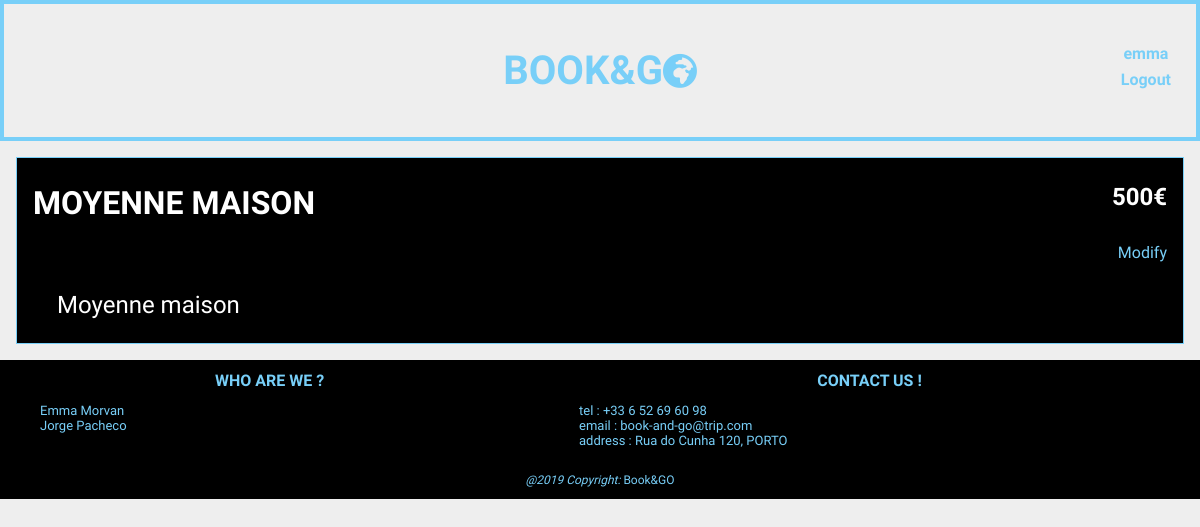
Page /user/owner.php (signed in) on the earlier database version.
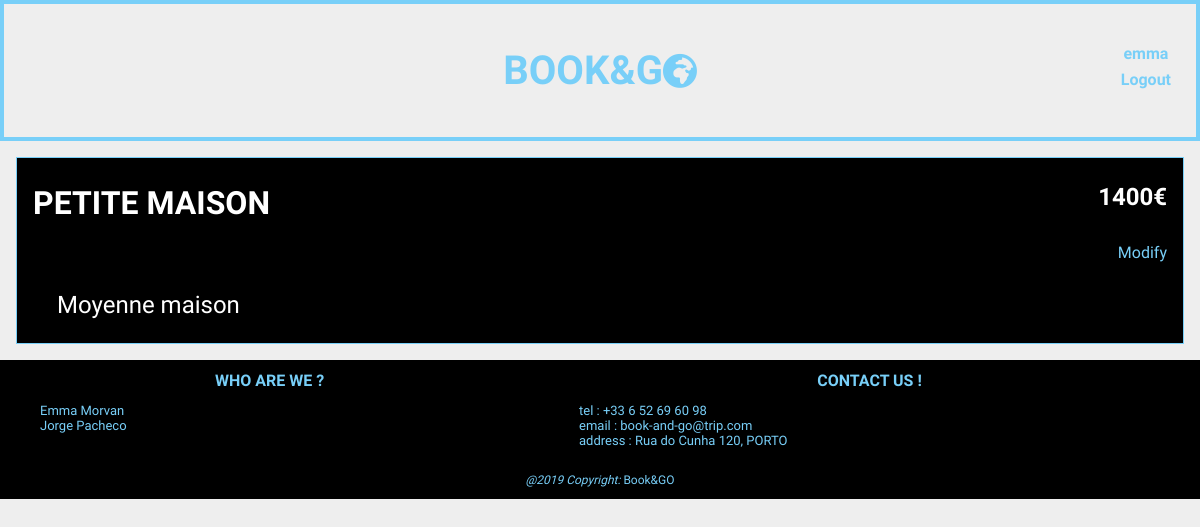
Same page on the later database version.
### tables this page shows
CREATE TABLE place (
	id INTEGER PRIMARY KEY AUTOINCREMENT NOT NULL,
	title VARCHAR NOT NULL,
	price INTEGER NOT NULL,
	description VARCHAR,
	idusr INTEGER REFERENCES user,
	address VARCHAR,
	city VARCHAR
);

### database/db_user.php (called while the page is built, shortened)
<?php
    function getUserID($username){
      $db = Database::instance()->db();
      $stmt = $db->prepare('SELECT * FROM user WHERE username = ?');
      $stmt->execute(array($username));
      $usr= $stmt->fetch();
      return $usr['id'];
    }
?>

### database/db_house.php (called while the page is built, shortened)
<?php
    include_once('db_user.php');
    function getHouseUsername($username){
        $db = Database::instance()->db();
        $id = getUserId($username);
        $stmt = $db->prepare('SELECT * FROM place WHERE idusr = ?');
        $stmt->execute(array($id));
        return $stmt->fetchAll();
    }
?>

### templates/draw_place.php (the view, shortened to what this page needs)
<?php
    function draw_manage($place){
        ?>
        <div id="your_house">
        <h1 id="tit"><?=$place['title']?></h1>
        <h2 id="pri"><?=$place['price']?>€</h2>
        <p id="desc"><?=$place['description']?></p>
        <p id="link"><a href="../house/edit_house.php?id=<?=$place['id']?>">Modify</a></p>
    </div>
<?php
    }
?>

### user/owner.php (shortened to what this page needs)
<?php
    include_once('../templates/draw_header.php');
    include_once('../templates/draw_footer.php');
    include_once('../templates/draw_place.php');
    include_once('../database/db_house.php');
    if(isset($_SESSION['username']))
        draw_header($_SESSION['username']);
    else
        draw_header(null);
    $pl = getHouseUsername($_SESSION['username']);
    foreach($pl as $place){
        draw_manage($place);
    }
    draw_footer(NULL);
?>

### templates/draw_header.php (shortened to what this page needs)
<?php
function draw_header($username){
    ?>
    <!doctype html>
<html>
    <head>
        <link rel="stylesheet" href="../css/style.css">
        <link rel="stylesheet" href="https://use.fontawesome.com/releases/v5.3.1/css/all.css">
    </head>
    <body>
        <header>
        <h1><a href="../index.php">BOOK&G<i class="fas fa-globe-africa fa-sm"></i></a></h1>
        <?php if($username!=NULL){ ?>
            <h2 id="index_login"><a href="../pages/user.php"><?=$username?></a></h2>
            <h2 id="index_signup"><a href="../actions/logout_action.php">Logout</a></h2>
        <?php } ?>
        </header>
<?php
}
?>

### templates/draw_footer.php
<?php
function draw_footer($username){
    ?>
    <!doctype html>
<footer>
<div class="foot">
    <div class="names">
        <h1>WHO ARE WE ?</h1>
        <ul>
            <li> Emma Morvan </li>
            <li> Jorge Pacheco </li>
        </ul>
    </div>
    <div class="contact">
        <h1>CONTACT US !</h1>
        <ul>
            <li> tel : +33 6 52 69 60 98 </li>
            <li> email : book-and-go@trip.com</li>
            <li> address : Rua do Cunha 120, PORTO</li>
        </ul>
    </div>
    <div class="web">
        <p><i>@2019 Copyright:</i> Book&GO</p>
    </div>
</div>
</footer>
</body>
<?php
}
?>

### css/style.css (style rules this page uses)
body { max-width: 80em; margin: 0 auto; --bg-color: #EEE; --panel-color: #FFF; --main-color: rgb(120, 207, 248); --dark-color: #333; --light-color: #CCC; --serif-font: 'Merriweather'; --sans-font: 'Open Sans Condensed'; background-color: var(--bg-color); background-image: url("https://images.wallpaperscraft.com/image/night_city_top_view_city_lights_119636_3840x2160.jpg") ; background-size: cover; }
a { color: var(--main-color); text-decoration: none; }
body > header { display: grid; border: 0.3em solid var(--main-color); grid-template-columns: 0.2fr 3fr 0.2fr; grid-auto-rows: 1fr 1fr ; grid-template-areas: ". hd login" ". hd signup"; margin: 0 0 1em 0; padding: 1em; font-size: 1em; text-align: center; color: var(--dark-color); }
body > header h1 { grid-area: hd; font-size: 2.5em; }
body > header h2#index_login { margin-top: 1.5em; margin-bottom: 0; grid-area: login; font-size: 1em; }
body > header h2#index_signup { margin: 0; grid-area: signup; font-size: 1em; }
body > header { font-family: 'McLaren', cursive; }
p:last-child { margin: 0; grid-column-start: 2; }
p:first-of-type { padding: 1em; margin-bottom: 0; font-size: 1.5rem; }
p { font-family: 'ZCOOL XiaoWei', serif; }
footer { font:small; background-color: black; color: var(--main-color); font-family: 'McLaren', cursive; font-size:16px }
.foot { display:grid; font-size:13px; }
ul { list-style-type: none; }
.web { grid-column-start: 1; grid-column-end: 3; grid-row-start: 2; grid-row-end: 3; text-align: center; }
.web>p { font-size:12px; }
footer h1 { font-size: 16px; text-align: center; }
#your_house { display:grid; color: white; padding-left:1em; padding-right: 1em; padding-top:5px; background-color: black; margin: 1em; font-family: 'McLaren', cursive; border: 0.1em solid var(--main-color); }
#your_house #tit { text-transform: uppercase; grid-column-start: 1; grid-column-end: 5; grid-row-start: 1; grid-row-end: 2; }
#your_house #pri { grid-column-start: 5; grid-column-end: 6; grid-row-start: 1; grid-row-end: 2; text-align: right; }
#your_house #desc { grid-column-start: 1; grid-column-end: 5; grid-row-start: 2; grid-row-end: 3; text-align: left; }
#link { grid-column-start: 5; grid-column-end: 6; grid-row-start: 2; grid-row-end: 3; text-align: right; vertical-align: center; }

Differences in the rows shown:
changed place "Moyenne maison": title "MOYENNE MAISON" → "PETITE MAISON"; price "500" → "1400"
